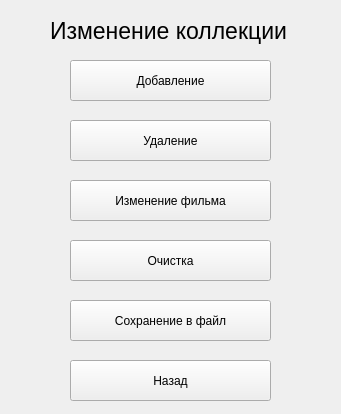
<?xml version="1.0" encoding="UTF-8"?>
<ui version="4.0">
 <class>WEdit</class>
 <widget class="QWidget" name="WEdit">
  <property name="geometry">
   <rect>
    <x>0</x>
    <y>0</y>
    <width>341</width>
    <height>414</height>
   </rect>
  </property>
  <property name="windowTitle">
   <string>Form</string>
  </property>
  <widget class="QPushButton" name="BDel">
   <property name="geometry">
    <rect>
     <x>70</x>
     <y>120</y>
     <width>201</width>
     <height>41</height>
    </rect>
   </property>
   <property name="text">
    <string>Удаление</string>
   </property>
  </widget>
  <widget class="QPushButton" name="BAdd">
   <property name="geometry">
    <rect>
     <x>70</x>
     <y>60</y>
     <width>201</width>
     <height>41</height>
    </rect>
   </property>
   <property name="text">
    <string>Добавление</string>
   </property>
  </widget>
  <widget class="QPushButton" name="BEdit">
   <property name="geometry">
    <rect>
     <x>70</x>
     <y>180</y>
     <width>201</width>
     <height>41</height>
    </rect>
   </property>
   <property name="text">
    <string>Изменение фильма</string>
   </property>
  </widget>
  <widget class="QPushButton" name="BClear">
   <property name="geometry">
    <rect>
     <x>70</x>
     <y>240</y>
     <width>201</width>
     <height>41</height>
    </rect>
   </property>
   <property name="text">
    <string>Очистка</string>
   </property>
  </widget>
  <widget class="QLabel" name="LEKino">
   <property name="geometry">
    <rect>
     <x>50</x>
     <y>10</y>
     <width>241</width>
     <height>41</height>
    </rect>
   </property>
   <property name="font">
    <font>
     <pointsize>17</pointsize>
    </font>
   </property>
   <property name="text">
    <string>Изменение коллекции</string>
   </property>
  </widget>
  <widget class="QPushButton" name="BSave">
   <property name="geometry">
    <rect>
     <x>70</x>
     <y>300</y>
     <width>201</width>
     <height>41</height>
    </rect>
   </property>
   <property name="text">
    <string>Сохранение в файл</string>
   </property>
  </widget>
  <widget class="QPushButton" name="BBack">
   <property name="geometry">
    <rect>
     <x>70</x>
     <y>360</y>
     <width>201</width>
     <height>41</height>
    </rect>
   </property>
   <property name="text">
    <string>Назад</string>
   </property>
  </widget>
 </widget>
 <resources/>
 <connections/>
</ui>
